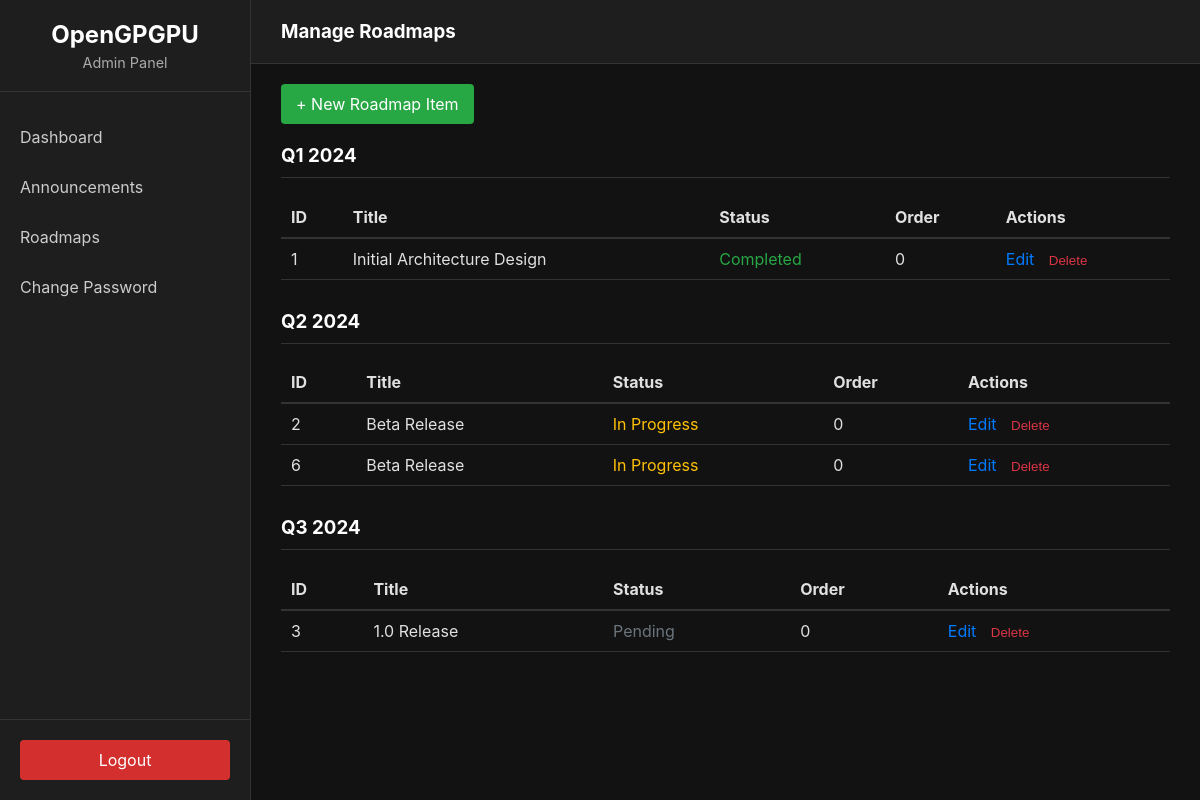
Page /admin/roadmaps (signed in) on the earlier database version.
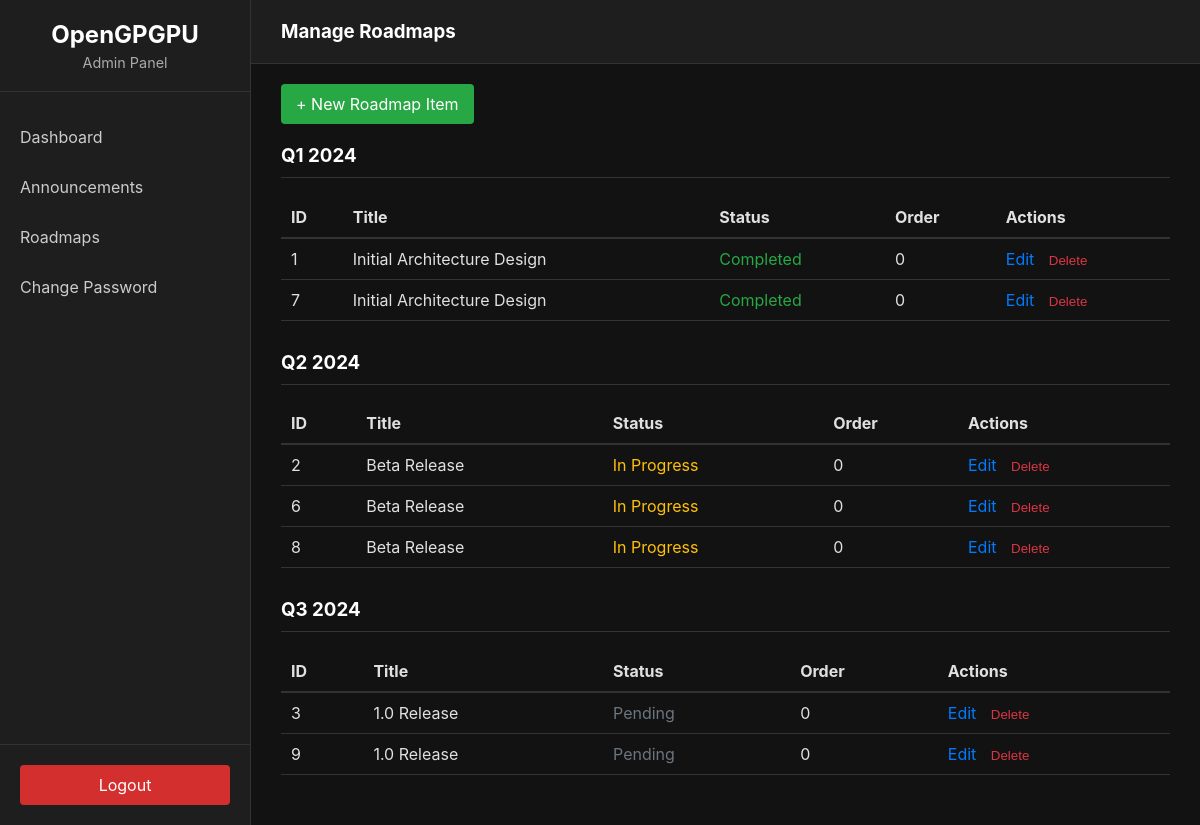
Same page on the later database version.
### app/models/roadmap.py (models this page shows)
class Roadmap(BaseModel):
    __tablename__ = 'roadmaps'
    title = db.Column(db.String(100), nullable=False)
    description = db.Column(db.Text, nullable=True)
    stage = db.Column(db.String(50), nullable=False) # e.g., 'Q1 2024', 'Q2 2024'
    status = db.Column(db.String(20), default='pending') # pending, in_progress, completed
    order = db.Column(db.Integer, default=0)

### app/views/admin.py (the view)
@admin_bp.route('/roadmaps')
@login_required
def roadmaps():
    grouped_items = RoadmapService.get_all_roadmap_grouped()
    return render_template('admin/roadmaps.html', grouped_roadmaps=grouped_items)

### app/__init__.py (called while the page is built)
def create_app(config_name='default'):
    app = Flask(__name__)
    app.config.from_object(config[config_name])
    db.init_app(app)
    bcrypt.init_app(app)
    login_manager.init_app(app)
    @login_manager.user_loader
    def load_user(user_id):
        from app.dao.admin_dao import AdminDAO
        return AdminDAO.get_by_id(int(user_id))
    from app.views.frontend import frontend_bp
    from app.views.admin import admin_bp
    app.register_blueprint(frontend_bp)
    app.register_blueprint(admin_bp)
    return app

### app/dao/base_dao.py (called while the page is built)
    @classmethod
    def get_by_id(cls, id):
        return db.session.get(cls.model, id)

### app/dao/roadmap_dao.py (called while the page is built)
    @classmethod
    def get_all_ordered(cls):
        return db.session.query(cls.model).order_by(cls.model.stage, cls.model.order).all()

### app/services/roadmap_service.py (called while the page is built)
    @staticmethod
    def get_all_roadmap_grouped():
        items = RoadmapDAO.get_all_ordered()
        grouped = {}
        for item in items:
            if item.stage not in grouped:
                grouped[item.stage] = []
            grouped[item.stage].append(item)
        return grouped

### app/templates/admin/roadmaps.html (shortened to what this page needs)
{% extends "admin/base.html" %}
{% block header %}Manage Roadmaps{% endblock %}
{% block content %}
<div class="action-bar" style="margin-bottom: 20px;">
    <a href="{{ url_for('admin_bp.new_roadmap') }}" class="btn" style="background-color: #28a745; padding: 10px 15px; text-decoration: none; color: white; border-radius: 4px;">+ New Roadmap Item</a>
</div>
{% for stage, items in grouped_roadmaps.items() %}
    <h3 style="margin-top: 30px; border-bottom: 1px solid #333; padding-bottom: 10px; color: #fff;">{{ stage }}</h3>
    <table class="admin-table" style="width: 100%; border-collapse: collapse; text-align: left; margin-bottom: 20px;">
        <thead>
            <tr style="border-bottom: 2px solid #333;">
                <th style="padding: 10px;">ID</th>
                <th style="padding: 10px;">Title</th>
                <th style="padding: 10px;">Status</th>
                <th style="padding: 10px;">Order</th>
                <th style="padding: 10px;">Actions</th>
            </tr>
        </thead>
        <tbody>
            {% for item in items %}
            <tr style="border-bottom: 1px solid #333;">
                <td style="padding: 10px;">{{ item.id }}</td>
                <td style="padding: 10px;">{{ item.title }}</td>
                <td style="padding: 10px;">
                    {% if item.status == 'completed' %}
                        <span style="color: #28a745;">Completed</span>
                    {% elif item.status == 'in_progress' %}
                        <span style="color: #ffc107;">In Progress</span>
                    {% else %}
                        <span style="color: #6c757d;">Pending</span>
                    {% endif %}
                </td>
                <td style="padding: 10px;">{{ item.order }}</td>
                <td style="padding: 10px;">
                    <a href="{{ url_for('admin_bp.edit_roadmap', id=item.id) }}" style="color: #007bff; text-decoration: none; margin-right: 10px;">Edit</a>
                    <form action="{{ url_for('admin_bp.delete_roadmap', id=item.id) }}" method="POST" style="display: inline;" onsubmit="return confirm('Are you sure you want to delete this roadmap item?');">
                        <button type="submit" style="background: none; border: none; color: #dc3545; cursor: pointer; padding: 0;">Delete</button>
                    </form>
                </td>
            </tr>
            {% endfor %}
        </tbody>
    </table>
{% else %}
    <p>No roadmaps found.</p>
{% endfor %}
{% endblock %}

### app/templates/admin/base.html (shortened to what this page needs)
<!DOCTYPE html>
<html lang="en">
<head>
    <link rel="stylesheet" href="{{ url_for('static', filename='css/admin.css') }}">
</head>
<body>
    <div class="admin-wrapper">
        <aside class="admin-sidebar">
            <div class="sidebar-header">
                <h2>OpenGPGPU</h2>
                <p>Admin Panel</p>
            </div>
            <nav class="sidebar-nav">
                <ul>
                    <li><a href="{{ url_for('admin_bp.dashboard') }}">Dashboard</a></li>
                    <li><a href="{{ url_for('admin_bp.announcements') }}">Announcements</a></li>
                    <li><a href="{{ url_for('admin_bp.roadmaps') }}">Roadmaps</a></li>
                    <li><a href="{{ url_for('admin_bp.change_password') }}">Change Password</a></li>
                </ul>
            </nav>
            <div class="sidebar-footer">
                <a href="{{ url_for('admin_bp.logout') }}" class="btn-logout">Logout</a>
            </div>
        </aside>
        <main class="admin-main">
            <header class="admin-header">
                <h3>{% block header %}Dashboard{% endblock %}</h3>
            </header>
            <section class="admin-content">
                {% block content %}
                {% endblock %}
            </section>
        </main>
    </div>
</body>
</html>

### app/static/css/admin.css (style rules this page uses)
body { margin: 0; font-family: -apple-system, BlinkMacSystemFont, "Segoe UI", Roboto, Helvetica, Arial, sans-serif; background-color: #121212; color: #e0e0e0; }
.admin-wrapper { display: flex; min-height: 100vh; }
.admin-sidebar { width: 250px; background-color: #1e1e1e; display: flex; flex-direction: column; border-right: 1px solid #333; }
.sidebar-header { padding: 20px; border-bottom: 1px solid #333; text-align: center; }
.sidebar-header h2 { margin: 0 0 5px 0; color: #ffffff; }
.sidebar-header p { margin: 0; color: #aaa; font-size: 0.9em; }
.sidebar-nav { flex-grow: 1; padding: 20px 0; }
.sidebar-nav ul { list-style: none; padding: 0; margin: 0; }
.sidebar-nav li a { display: block; padding: 15px 20px; color: #ccc; text-decoration: none; transition: background-color 0.2s; }
.sidebar-footer { padding: 20px; border-top: 1px solid #333; }
.btn-logout { display: block; text-align: center; padding: 10px; background-color: #d32f2f; color: white; text-decoration: none; border-radius: 4px; }
.admin-main { flex-grow: 1; display: flex; flex-direction: column; background-color: #121212; }
.admin-header { padding: 20px 30px; background-color: #1e1e1e; border-bottom: 1px solid #333; }
.admin-header h3 { margin: 0; color: #fff; }
.admin-content { padding: 30px; flex-grow: 1; }

Differences in the rows shown:
added Roadmap: id "7", title "Initial Architecture Design", status "Completed", order "0", shown under "Q1 2024"
added Roadmap: id "8", title "Beta Release", status "In Progress", order "0", shown under "Q2 2024"
added Roadmap: id "9", title "1.0 Release", status "Pending", order "0", shown under "Q3 2024"
